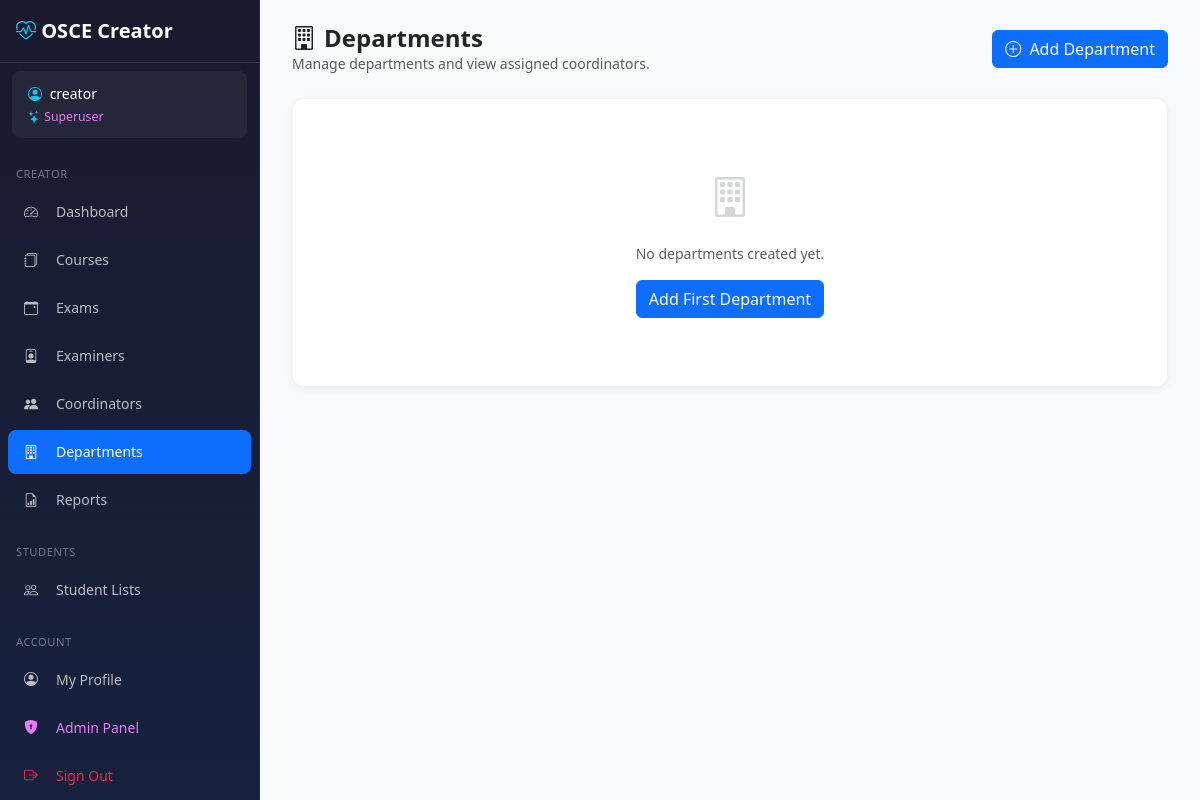
/creator/departments/ (signed in), run on an earlier commit of the app's database.
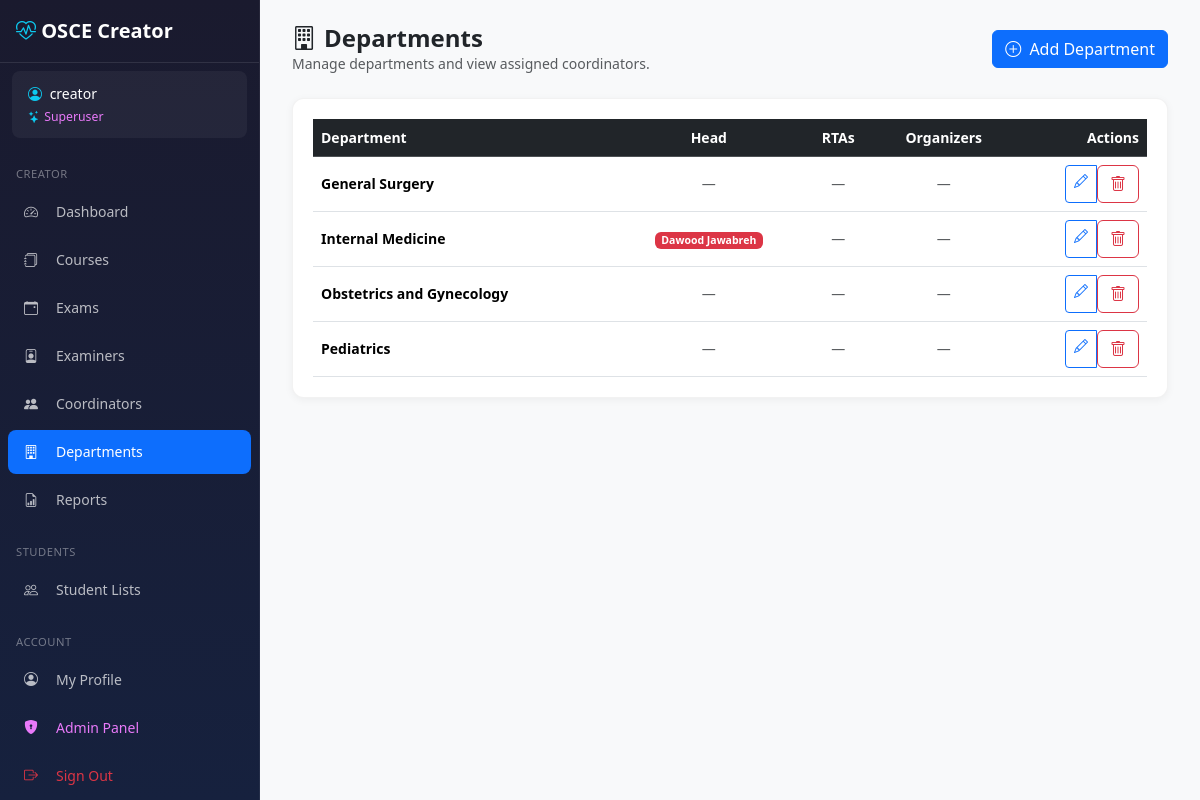
And on a later commit of the database.
### core/models/department.py (models this page shows, shortened)
class Department(TimestampMixin):
    name = models.CharField(max_length=150, unique=True)
    class Meta:
        db_table = 'departments'
        ordering = ['name']
        verbose_name = 'Department'
        verbose_name_plural = 'Departments'
    @property
    def head_coordinator(self):
        return self.coordinators.filter(
            coordinator_position='head', is_deleted=False
        ).first()

### core/models/examiner.py (models this page shows, shortened)
class Examiner(AbstractBaseUser, PermissionsMixin, TimestampMixin):
    ROLE_EXAMINER    = 'examiner'
    ROLE_COORDINATOR = 'coordinator'
    ROLE_ADMIN       = 'admin'
    ROLE_CHOICES = [
        (ROLE_EXAMINER,    'Examiner'),
        (ROLE_COORDINATOR, 'Coordinator'),
        (ROLE_ADMIN,       'Admin'),
    ]
    POSITION_HEAD      = 'head'
    POSITION_RTA       = 'rta'
    POSITION_ORGANIZER = 'organizer'
    POSITION_CHOICES = [
        (POSITION_HEAD,      'Head'),
        (POSITION_RTA,       'RTA'),
        (POSITION_ORGANIZER, 'Organizer'),
    ]
    id = models.AutoField(primary_key=True)
    username = models.CharField(max_length=80, unique=True)
    email = models.EmailField(max_length=120, blank=True, default='')
    full_name = models.CharField(max_length=150)
    title = models.CharField(max_length=20, blank=True, default='')  # Dr., Prof.
    department = models.CharField(max_length=100, blank=True, default='')
    coordinator_department = models.ForeignKey(
        'core.Department',
        null=True, blank=True,
        on_delete=models.SET_NULL,
        related_name='coordinators',
        db_index=True,
    )
    coordinator_position = models.CharField(
        max_length=10,
        choices=POSITION_CHOICES,
        blank=True, default='',
    )
    role = models.CharField(max_length=20, choices=ROLE_CHOICES, default=ROLE_EXAMINER)
    is_active = models.BooleanField(default=True)
    is_staff = models.BooleanField(default=False)
    is_deleted = models.BooleanField(default=False)
    deleted_at = models.DateTimeField(null=True, blank=True)
    objects = ExaminerManager()
    USERNAME_FIELD = 'username'
    REQUIRED_FIELDS = ['full_name']
    class Meta:
        db_table = 'examiners'
        verbose_name = 'Examiner'
        verbose_name_plural = 'Examiners'
        constraints = [
            models.CheckConstraint(
                condition=models.Q(
                    models.Q(role='coordinator', _negated=True)
                ) | models.Q(coordinator_department__isnull=False),
                name='coordinator_must_have_department',
            ),
            models.CheckConstraint(
                condition=models.Q(
                    models.Q(role='coordinator', _negated=True)
                ) | ~models.Q(coordinator_position=''),
                name='coordinator_must_have_position',
            ),
            models.CheckConstraint(
                condition=models.Q(role='coordinator') | models.Q(
                    coordinator_department__isnull=True,
                    coordinator_position='',
                ),
                name='non_coordinator_no_dept_fields',
            ),
        ]
    @property
    def display_name(self):
        if self.title:
            return f"{self.title} {self.full_name}"
        return self.full_name

### creator/views/examiners.py (the view)
# urls.py: path('departments/', examiners.department_list, name='department_list'),
@login_required
def department_list(request):
    if not (request.user.is_superuser or getattr(request.user, 'role', None) == 'admin'):
        messages.error(request, 'You do not have permission to manage departments.')
        return redirect('creator:dashboard')
    departments = Department.objects.order_by('name')
    for dept in departments:
        dept.head_count      = dept.coordinators.filter(coordinator_position='head',      is_deleted=False).count()
        dept.rta_count       = dept.coordinators.filter(coordinator_position='rta',       is_deleted=False).count()
        dept.organizer_count = dept.coordinators.filter(coordinator_position='organizer', is_deleted=False).count()
    return render(request, 'creator/departments/list.html', {
        'departments': departments,
    })

### core/context_processors.py (called while the page is built)
def admin_token(request):
    if hasattr(request, 'user') and request.user.is_authenticated and request.user.is_staff:
        return {'ADMIN_TOKEN': settings.SECRET_ADMIN_URL}
    return {'ADMIN_TOKEN': ''}

### templates/creator/departments/list.html (shortened to what this page needs)
{% extends 'creator/base_creator.html' %}
{% block content %}
<div class="page-header d-flex flex-wrap justify-content-between align-items-center gap-2">
    <div>
        <h1><i class="bi bi-building me-2"></i>Departments</h1>
        <p class="text-muted mb-0">Manage departments and view assigned coordinators.</p>
    </div>
    {% if request.user.is_superuser or request.user.role == 'admin' %}
    <a href="{% url 'creator:department_create' %}" class="btn btn-primary">
        <i class="bi bi-plus-circle me-1"></i> Add Department
    </a>
    {% endif %}
</div>
<div class="stat-card">
    {% if departments %}
    <div class="table-responsive">
        <table class="table table-hover align-middle mb-0">
            <thead class="table-dark">
                <tr>
                    <th>Department</th>
                    <th class="text-center">Head</th>
                    <th class="text-center">RTAs</th>
                    <th class="text-center">Organizers</th>
                    {% if request.user.is_superuser or request.user.role == 'admin' %}<th class="text-end">Actions</th>{% endif %}
                </tr>
            </thead>
            <tbody>
                {% for dept in departments %}
                <tr>
                    <td>
                        <div class="fw-semibold">{{ dept.name }}</div>
                    </td>
                    <td class="text-center">
                        {% if dept.head_coordinator %}
                            <span class="badge bg-danger">{{ dept.head_coordinator.full_name }}</span>
                        {% else %}
                            <span class="text-muted">—</span>
                        {% endif %}
                    </td>
                    <td class="text-center">
                        {% if dept.rta_count %}
                            <span class="badge bg-primary">{{ dept.rta_count }}</span>
                        {% else %}
                            <span class="text-muted">—</span>
                        {% endif %}
                    </td>
                    <td class="text-center">
                        {% if dept.organizer_count %}
                            <span class="badge bg-warning text-dark">{{ dept.organizer_count }}</span>
                        {% else %}
                            <span class="text-muted">—</span>
                        {% endif %}
                    </td>
                    {% if request.user.is_superuser or request.user.role == 'admin' %}
                    <td class="text-end">
                        <div class="btn-group btn-group-sm">
                            <a href="{% url 'creator:department_edit' dept.id %}" class="btn btn-outline-primary" title="Edit">
                                <i class="bi bi-pencil"></i>
                            </a>
                            {% if request.user.is_superuser %}
                            <form method="POST" action="{% url 'creator:department_delete' dept.id %}" class="d-inline"
                                  onsubmit="return confirm('Delete department {{ dept.name }}? This is irreversible.')">
                                <button type="submit" class="btn btn-outline-danger" title="Delete">
                                    <i class="bi bi-trash"></i>
                                </button>
                            </form>
                            {% endif %}
                        </div>
                    </td>
                    {% endif %}
                </tr>
                {% endfor %}
            </tbody>
        </table>
    </div>
    {% else %}
    <div class="text-center py-5 text-muted">
        <i class="bi bi-building fs-1 d-block mb-3 opacity-25"></i>
        <p class="mb-0">No departments created yet.</p>
        {% if request.user.is_superuser or request.user.role == 'admin' %}
        <a href="{% url 'creator:department_create' %}" class="btn btn-primary mt-3">Add First Department</a>
        {% endif %}
    </div>
    {% endif %}
</div>
{% endblock %}

What changed in the data, as far as the page shows it:
added Department: name "General Surgery"
added Department: name "Internal Medicine", head_coordinator.full_name "Dawood Jawabreh"
added Department: name "Obstetrics and Gynecology"
added Department: name "Pediatrics"
Also different on the page:
text no longer shown: "No departments created yet. Add First Department"
text now shown: "Department Head RTAs Organizers Actions"
